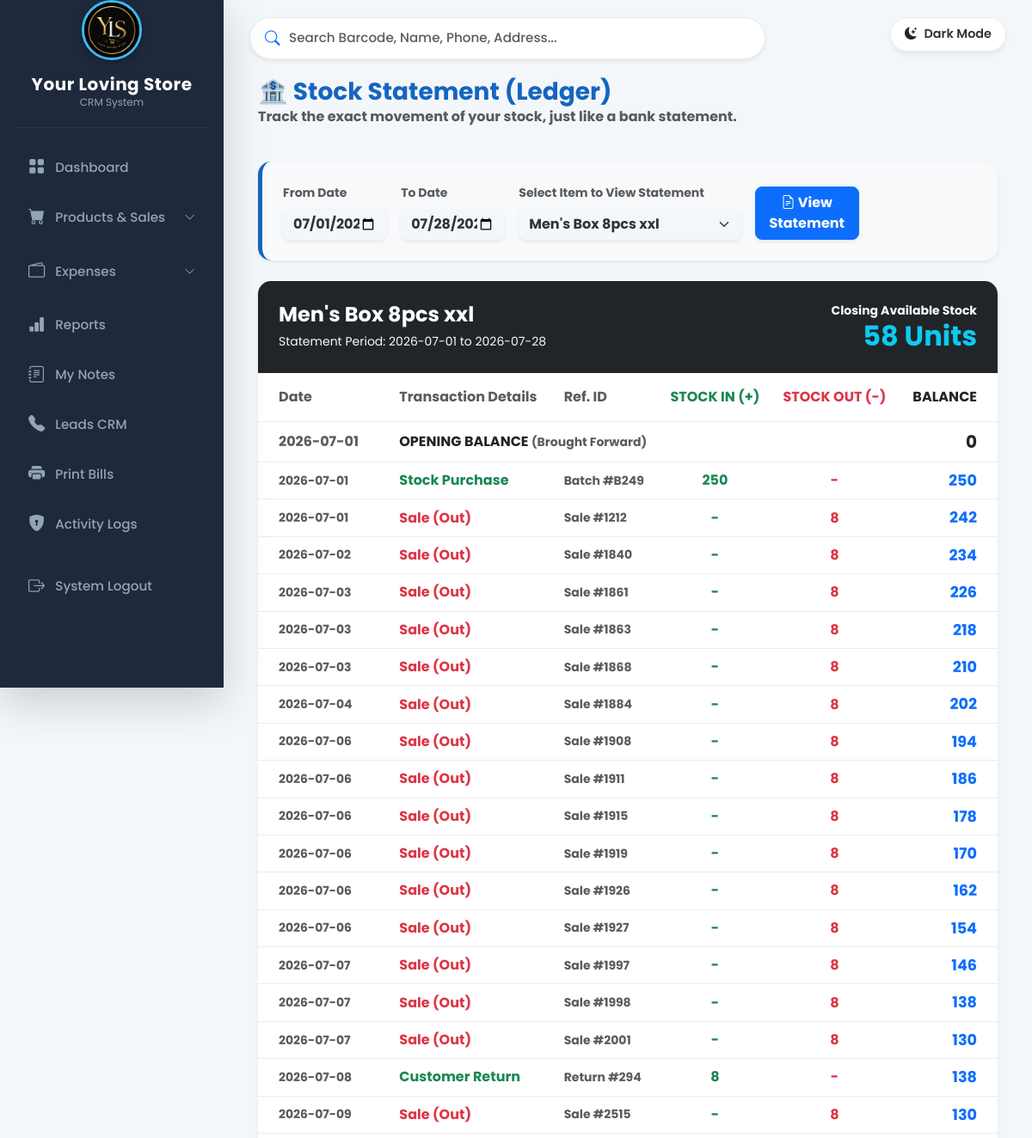
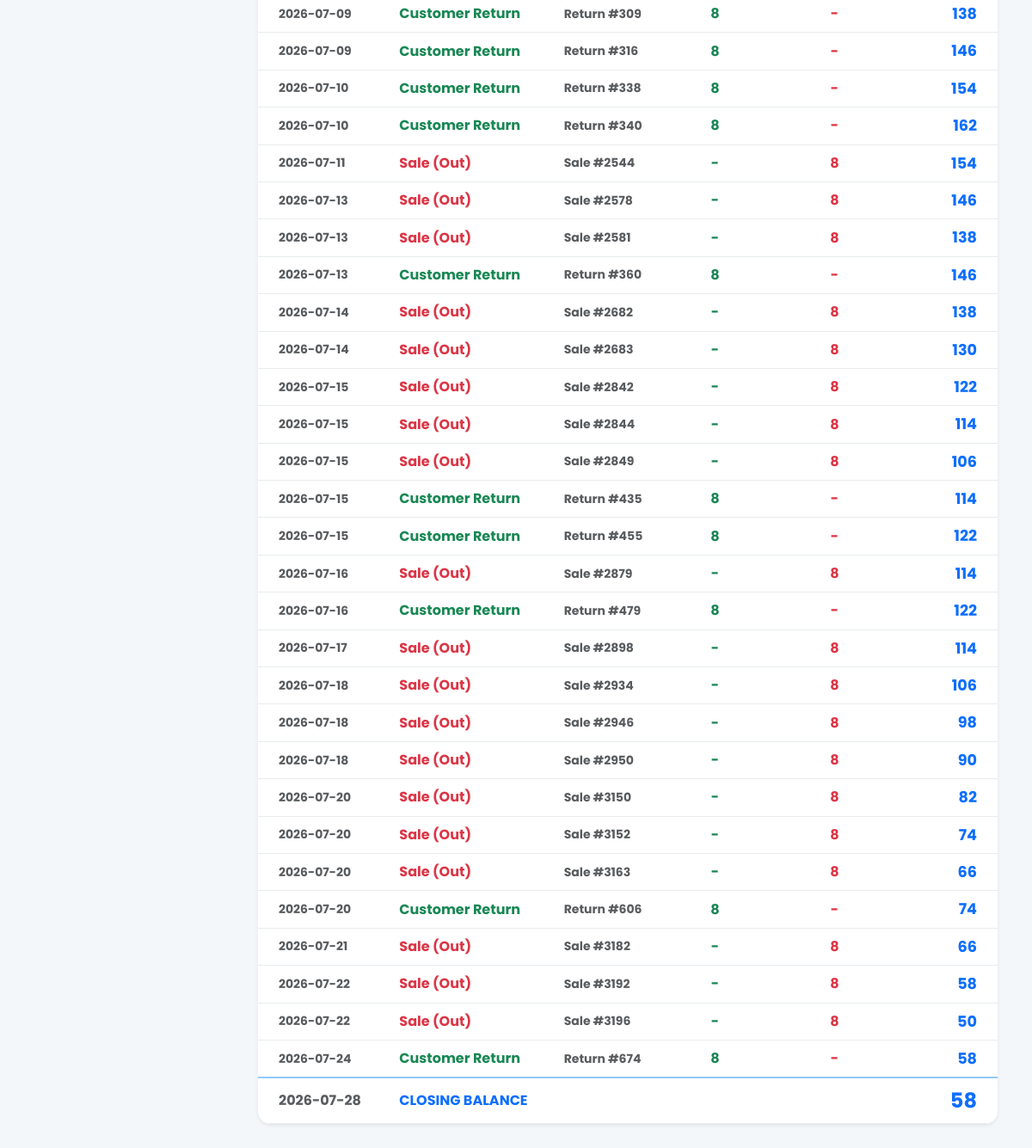
Before: /reports/stock_statement?item_id=5 (signed in) with the older database file (2 pictures, top to bottom).
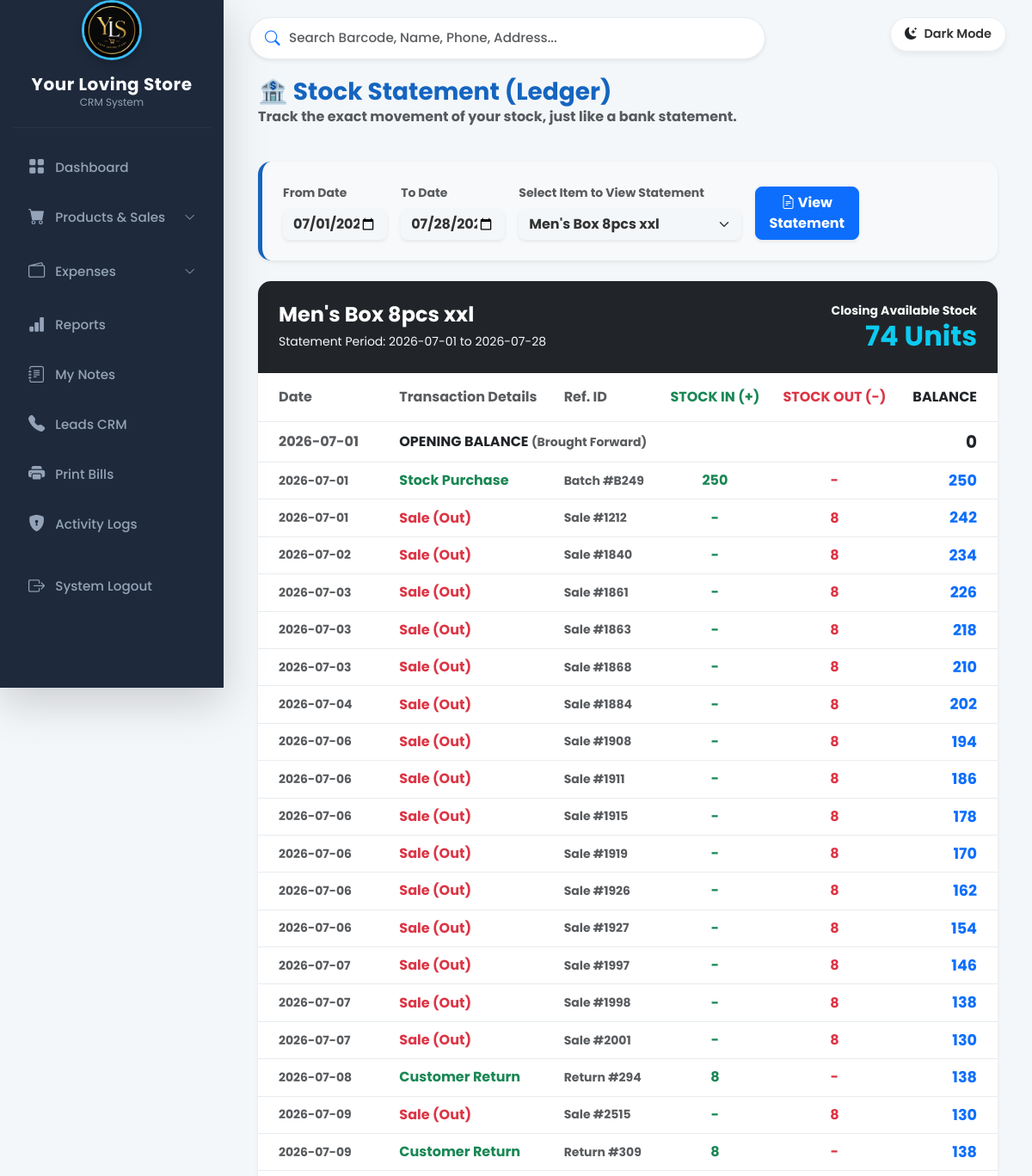
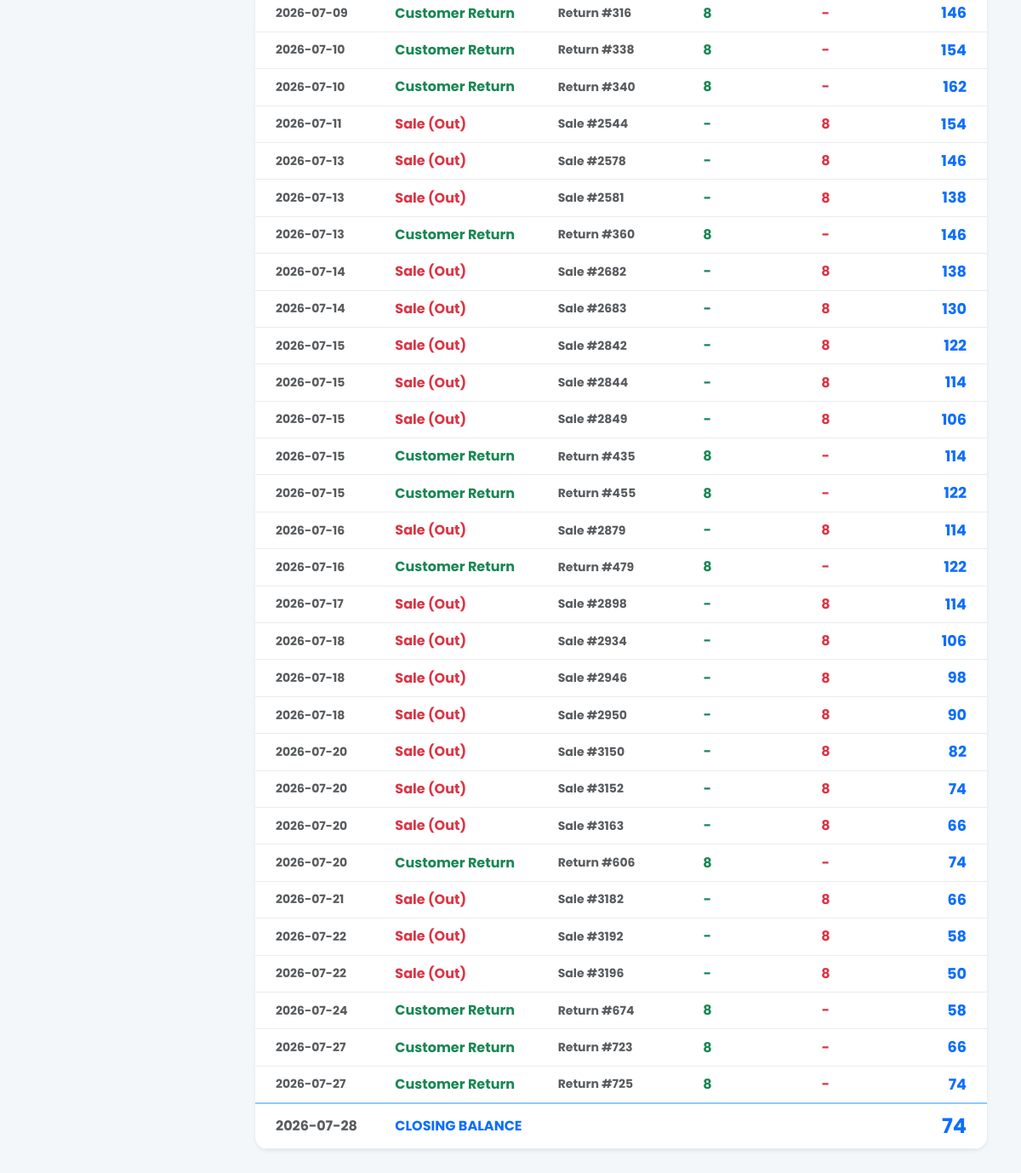
After: the same page with the newer database file (2 pictures, top to bottom).
### tables this page shows
CREATE TABLE items (id INTEGER PRIMARY KEY AUTOINCREMENT, item_name TEXT NOT NULL);

CREATE TABLE stock_batches (id INTEGER PRIMARY KEY AUTOINCREMENT, item_id INTEGER, cost_price REAL NOT NULL, qty INTEGER NOT NULL, remaining_qty INTEGER, stock_date DATE NOT NULL, source TEXT DEFAULT 'Manual', FOREIGN KEY(item_id) REFERENCES items(id));

CREATE TABLE sales (id INTEGER PRIMARY KEY AUTOINCREMENT, barcode TEXT UNIQUE, customer_name TEXT, customer_phone TEXT, item_id INTEGER, qty INTEGER NOT NULL, selling_price REAL NOT NULL, total REAL NOT NULL, cost_at_sale REAL NOT NULL, sale_date DATE NOT NULL, status TEXT DEFAULT 'Credit', payment_date DATE, FOREIGN KEY(item_id) REFERENCES items(id));

CREATE TABLE returns (id INTEGER PRIMARY KEY AUTOINCREMENT, item_id INTEGER, qty INTEGER NOT NULL, return_amount REAL NOT NULL, cost_at_return REAL NOT NULL, return_date DATE NOT NULL, barcode TEXT, FOREIGN KEY(item_id) REFERENCES items(id));

### app.py (the view, shortened to what this page needs)
@app.route('/reports/stock_statement')
def stock_statement():
    if 'username' not in session: return redirect(url_for('login'))
    if session.get('role') != 'admin': return "Access Denied!"
    start_date = request.args.get('start_date', get_sl_today().replace(day=1).strftime('%Y-%m-%d'))
    end_date = request.args.get('end_date', get_sl_today().strftime('%Y-%m-%d'))
    item_id = request.args.get('item_id', '')
    conn = sqlite3.connect('/var/data/database.db')
    cursor = conn.cursor()
    cursor.execute("SELECT id, item_name FROM items ORDER BY item_name ASC")
    items = cursor.fetchall()
    statement_data = []
    opening_balance = 0
    closing_balance = 0
    item_name = ""
    if item_id:
        cursor.execute("SELECT item_name FROM items WHERE id=?", (item_id,))
        item_row = cursor.fetchone()
        if item_row:
            item_name = item_row[0]
            all_tx = []
            cursor.execute("SELECT id, stock_date, qty FROM stock_batches WHERE item_id=? AND (source = 'Manual' OR source IS NULL)", (item_id,))
            for row in cursor.fetchall():
                t_date = row[1]
                t_qty = row[2]
                all_tx.append({'date': t_date, 'type': 'Stock Purchase', 'in_qty': t_qty, 'out_qty': 0, 'ref': f"Batch #B{row[0]}"})
            cursor.execute("SELECT id, sale_date, qty FROM sales WHERE item_id=?", (item_id,))
            for row in cursor.fetchall():
                t_date = row[1]
                t_qty = row[2]
                all_tx.append({'date': t_date, 'type': 'Sale (Out)', 'in_qty': 0, 'out_qty': t_qty, 'ref': f"Sale #{row[0]}"})
            cursor.execute("SELECT id, return_date, qty FROM returns WHERE item_id=?", (item_id,))
            for row in cursor.fetchall():
                t_date = row[1]
                t_qty = row[2]
                all_tx.append({'date': t_date, 'type': 'Customer Return', 'in_qty': t_qty, 'out_qty': 0, 'ref': f"Return #{row[0]}"})
            all_tx.sort(key=lambda x: x['date'])
            running_balance = 0
            for tx in all_tx:
                if tx['date'] < start_date:
                    running_balance += tx['in_qty']
                    running_balance -= tx['out_qty']
                else:
                    break
            opening_balance = running_balance
            running_balance = opening_balance
            for tx in all_tx:
                if start_date <= tx['date'] <= end_date:
                    running_balance += tx['in_qty']
                    running_balance -= tx['out_qty']
                    tx['balance'] = running_balance
                    statement_data.append(tx)
            closing_balance = running_balance
    conn.close()
    return render_template('reports_stock_statement.html',
                           items=items,
                           selected_item=int(item_id) if item_id else '',
                           item_name=item_name,
                           start_date=start_date,
                           end_date=end_date,
                           statement_data=statement_data,
                           opening_balance=opening_balance,
                           closing_balance=closing_balance)

### app.py (called while the page is built)
def get_sl_today():
    sl_time = datetime.utcnow() + timedelta(hours=5, minutes=30)
    return sl_time

@app.before_request
def make_session_permanent():
    session.permanent = True
    session.modified = True

### templates/reports_stock_statement.html (shortened to what this page needs)
{% extends 'base.html' %}
{% block content %}
<div class="d-flex justify-content-between align-items-center mb-4">
    <div>
        <h3 class="fw-bold mb-0" style="color: #1565c0;">🏦 Stock Statement (Ledger)</h3>
        <p class="text-muted fw-bold">Track the exact movement of your stock, just like a bank statement.</p>
    </div>
</div>
<div class="card p-4 shadow-sm border-0 mb-4" style="background-color: #f8f9fa; border-radius: 15px; border-left: 5px solid #1565c0 !important;">
    <form action="/reports/stock_statement" method="GET" class="row g-3 align-items-end">
        <div class="col-md-2">
            <label class="form-label fw-bold text-muted small">From Date</label>
            <input type="date" class="form-control shadow-sm border-0 fw-bold" name="start_date" value="{{ start_date }}" required style="border-radius: 8px;">
        </div>
        <div class="col-md-2">
            <label class="form-label fw-bold text-muted small">To Date</label>
            <input type="date" class="form-control shadow-sm border-0 fw-bold" name="end_date" value="{{ end_date }}" required style="border-radius: 8px;">
        </div>
        <div class="col-md-4">
            <label class="form-label fw-bold text-muted small">Select Item to View Statement</label>
            <select class="form-select shadow-sm border-0 fw-bold border border-primary" name="item_id" required style="border-radius: 8px;">
                {% for item in items %}
                <option value="{{ item[0] }}" {% if selected_item == item[0] %}selected{% endif %}>{{ item[1] }}</option>
                {% endfor %}
            </select>
        </div>
        <div class="col-md-2">
            <button type="submit" class="btn btn-primary w-100 fw-bold shadow-sm" style="border-radius: 8px;"><i class="bi bi-file-earmark-text"></i> View Statement</button>
        </div>
    </form>
</div>
{% if selected_item %}
<div class="card p-0 shadow-sm border-0 mb-5" style="border-radius: 15px; overflow: hidden;">
    <div class="bg-dark text-white p-4">
        <div class="d-flex justify-content-between align-items-center">
            <div>
                <h4 class="fw-bolder mb-1">{{ item_name }}</h4>
                <span class="text-light small">Statement Period: {{ start_date }} to {{ end_date }}</span>
            </div>
            <div class="text-end">
                <span class="d-block small text-light fw-bold">Closing Available Stock</span>
                <h2 class="fw-bolder mb-0 text-info">{{ closing_balance }} Units</h2>
            </div>
        </div>
    </div>
    <div class="table-responsive">
        <table class="table table-hover align-middle mb-0">
            <thead style="background-color: #f1f3f5;">
                <tr>
                    <th class="py-3 px-4 text-muted">Date</th>
                    <th class="py-3 text-muted">Transaction Details</th>
                    <th class="py-3 text-muted">Ref. ID</th>
                    <th class="py-3 text-center text-success">STOCK IN (+)</th>
                    <th class="py-3 text-center text-danger">STOCK OUT (-)</th>
                    <th class="py-3 text-end pe-4 text-dark fw-bolder">BALANCE</th>
                </tr>
            </thead>
            <tbody>
                <tr style="background-color: #fff9e6;">
                    <td class="px-4 fw-bold text-muted">{{ start_date }}</td>
                    <td class="fw-bolder text-dark" colspan="4">OPENING BALANCE <span class="text-muted small">(Brought Forward)</span></td>
                    <td class="text-end pe-4 fw-bolder fs-5 text-dark">{{ opening_balance }}</td>
                </tr>
                {% for tx in statement_data %}
                <tr>
                    <td class="px-4 small text-muted fw-bold">{{ tx.date }}</td>
                    <td class="fw-bold
                        {% if 'Purchase' in tx.type or 'Return' in tx.type %}text-success
                        {% elif 'Sale' in tx.type %}text-danger{% endif %}">
                        {{ tx.type }}
                    </td>
                    <td class="small text-muted fw-bold">{{ tx.ref }}</td>
                    <td class="text-center fw-bold text-success">
                        {% if tx.in_qty > 0 %}{{ tx.in_qty }}{% else %}-{% endif %}
                    </td>
                    <td class="text-center fw-bold text-danger">
                        {% if tx.out_qty > 0 %}{{ tx.out_qty }}{% else %}-{% endif %}
                    </td>
                    <td class="text-end pe-4 fw-bolder text-primary" style="font-size: 1.1rem;">
                        {{ tx.balance }}
                    </td>
                </tr>
                {% endfor %}
                <tr style="background-color: #e3f2fd; border-top: 2px solid #90caf9;">
                    <td class="px-4 fw-bold text-muted">{{ end_date }}</td>
                    <td class="fw-bolder text-primary" colspan="4">CLOSING BALANCE</td>
                    <td class="text-end pe-4 fw-bolder fs-4 text-primary">{{ closing_balance }}</td>
                </tr>
            </tbody>
        </table>
    </div>
</div>
{% endif %}
{% endblock %}

### templates/base.html (shortened to what this page needs)
<!DOCTYPE html>
<html lang="en">
<head>
    <link href="https://cdn.jsdelivr.net/npm/bootstrap@5.3.0/dist/css/bootstrap.min.css" rel="stylesheet">
    <link rel="stylesheet" href="https://cdn.jsdelivr.net/npm/bootstrap-icons@1.11.1/font/bootstrap-icons.css">
</head>
<body>
    <div class="global-search-widget">
        <i class="bi bi-search search-icon text-primary"></i>
        <input type="text" id="globalSearchInput" class="form-control shadow-sm" placeholder="Search Barcode, Name, Phone, Address..." autocomplete="off">
    </div>
    <button onclick="toggleDarkMode()" class="theme-toggle-btn-desktop">
        <i id="desktop-theme-icon" class="bi bi-moon-stars-fill text-dark"></i>
        <span id="desktop-theme-text">Dark Mode</span>
    </button>
    <div class="sidebar shadow-lg" id="main-sidebar">
        <div class="sidebar-brand">
            <img src="{{ url_for('static', filename='logo.png') }}" alt="Logo" class="rounded-circle mb-3" style="width: 70px; height: 70px; object-fit: cover; border: 3px solid #38bdf8; box-shadow: 0px 4px 12px rgba(0,0,0,0.2);">
            <h5 class="fw-bold m-0" style="color: #f8fafc; letter-spacing: 0.5px;">Your Loving Store</h5>
            <small style="color: #94a3b8; font-size: 0.75rem;">CRM System</small>
        </div>
        <a href="/dashboard" class="menu-link"><div class="sidebar-item-content"><i class="bi bi-grid-fill"></i> Dashboard</div></a>
        <button class="sidebar-btn" onclick="toggleSubmenu(this)">
            <div class="sidebar-item-content"><i class="bi bi-cart-fill main-icon"></i> Products & Sales</div><i class="bi bi-chevron-down arrow-icon"></i>
        </button>
        <button class="sidebar-btn" onclick="toggleSubmenu(this)">
            <div class="sidebar-item-content"><i class="bi bi-wallet2 main-icon"></i> Expenses</div><i class="bi bi-chevron-down arrow-icon"></i>
        </button>
        <a href="/reports" class="menu-link"><div class="sidebar-item-content"><i class="bi bi-bar-chart-fill"></i> Reports</div></a>
        <a href="/notes" class="menu-link"><div class="sidebar-item-content"><i class="bi bi-journal-text"></i> My Notes</div></a>
        <a href="/leads" class="menu-link"><div class="sidebar-item-content"><i class="bi bi-telephone-fill"></i> Leads CRM</div></a>
        <a href="/print_bills" class="menu-link"><div class="sidebar-item-content"><i class="bi bi-printer-fill"></i> Print Bills</div></a>
        {% if session.get('role') == 'admin' %}
        <a href="/logs" class="menu-link"><div class="sidebar-item-content"><i class="bi bi-shield-lock-fill"></i> Activity Logs</div></a>
        {% endif %}
        <a href="/logout" class="logout-btn"><div class="sidebar-item-content"><i class="bi bi-box-arrow-right"></i> System Logout</div></a>
    </div>
    <div class="main-content">
        {% block content %}
        {% endblock %}
    </div>
</body>
</html>

### templates/base.html (style rules this page uses)
:root { --bg-body: #f4f7fa; --sidebar-bg: #1e293b; --sidebar-hover: #334155; --sidebar-text: #94a3b8; --sidebar-text-active: #ffffff; --card-bg: #ffffff; --text-main: #333333; --text-muted: #6c757d; --border-color: #e9ecef; --shadow-sm: 0 4px 6px rgba(0,0,0,0.05); }
body { background-color: var(--bg-body); color: var(--text-main); font-family: 'Poppins', sans-serif; transition: background-color 0.3s ease, color 0.3s ease; overflow-x: hidden; overscroll-behavior-y: none; }
.table-responsive { overflow-x: auto; -webkit-overflow-scrolling: touch; scrollbar-width: thin; }
.global-search-widget { position: fixed; top: 20px; left: 290px; right: 160px; max-width: 600px; z-index: 1040; }
.global-search-widget input { border-radius: 50px; padding: 12px 20px 12px 45px; background-color: var(--card-bg); border: 1px solid var(--border-color); color: var(--text-main); font-weight: 500; font-size: 0.95rem; }
.global-search-widget .search-icon { position: absolute; left: 18px; top: 50%; transform: translateY(-50%); font-size: 1.1rem; }
.sidebar { background-color: var(--sidebar-bg); height: 100vh; padding: 25px 15px; position: fixed; width: 260px; top: 0; left: 0; z-index: 1050; transition: transform 0.3s ease, background-color 0.3s ease; box-shadow: 4px 0 10px rgba(0,0,0,0.1); overflow-y: auto; padding-top: env(safe-area-inset-top, 25px); }
.sidebar-brand { display: flex; align-items: center; flex-direction: column; margin-bottom: 20px; padding-bottom: 20px; border-bottom: 1px solid rgba(255,255,255,0.05); }
.sidebar a:not(.custom-submenu a), .sidebar-btn { color: var(--sidebar-text); text-decoration: none; display: flex; align-items: center; justify-content: space-between; padding: 12px 18px; margin-bottom: 5px; border-radius: 10px; font-weight: 500; font-size: 0.95rem; transition: all 0.3s ease; background: none; border: none; width: 100%; cursor: pointer; }
.sidebar-item-content { display: flex; align-items: center; }
.sidebar a i, .sidebar-btn i.main-icon { font-size: 1.2rem; margin-right: 12px; transition: transform 0.3s ease; }
.sidebar-btn .arrow-icon { transition: transform 0.3s ease; font-size: 0.8rem; }
.sidebar a.logout-btn { color: #ef4444; margin-top: 20px; background-color: rgba(239, 68, 68, 0.1); }
.main-content { margin-left: 260px; padding: 90px 40px 40px 40px; min-height: 100vh; transition: all 0.3s ease; }
.theme-toggle-btn-desktop { position: fixed; top: 20px; right: 30px; z-index: 1040; background: var(--card-bg); color: var(--text-main); border: 1px solid var(--border-color); border-radius: 50px; padding: 8px 16px; font-weight: 600; font-size: 0.9rem; box-shadow: var(--shadow-sm); cursor: pointer; display: flex; align-items: center; gap: 8px; transition: all 0.3s ease; }
.card, .modal-content { background-color: var(--card-bg); border-color: var(--border-color); color: var(--text-main); }
.table { --bs-table-bg: var(--card-bg); --bs-table-color: var(--text-main); --bs-table-border-color: var(--border-color); --bs-table-hover-bg: var(--sidebar-hover); }
.form-control, .form-select { background-color: var(--bg-body); color: var(--text-main); border: 1px solid var(--border-color); }

Changed rows visible on the page:
added returns: date "2026-07-27", type "Customer Return", ref "Return #723", in_qty "8", balance "66"
added returns: date "2026-07-27", type "Customer Return", ref "Return #725", in_qty "8", balance "74"
Other visible differences:
{{ closing_balance }}: "58" → "74"
